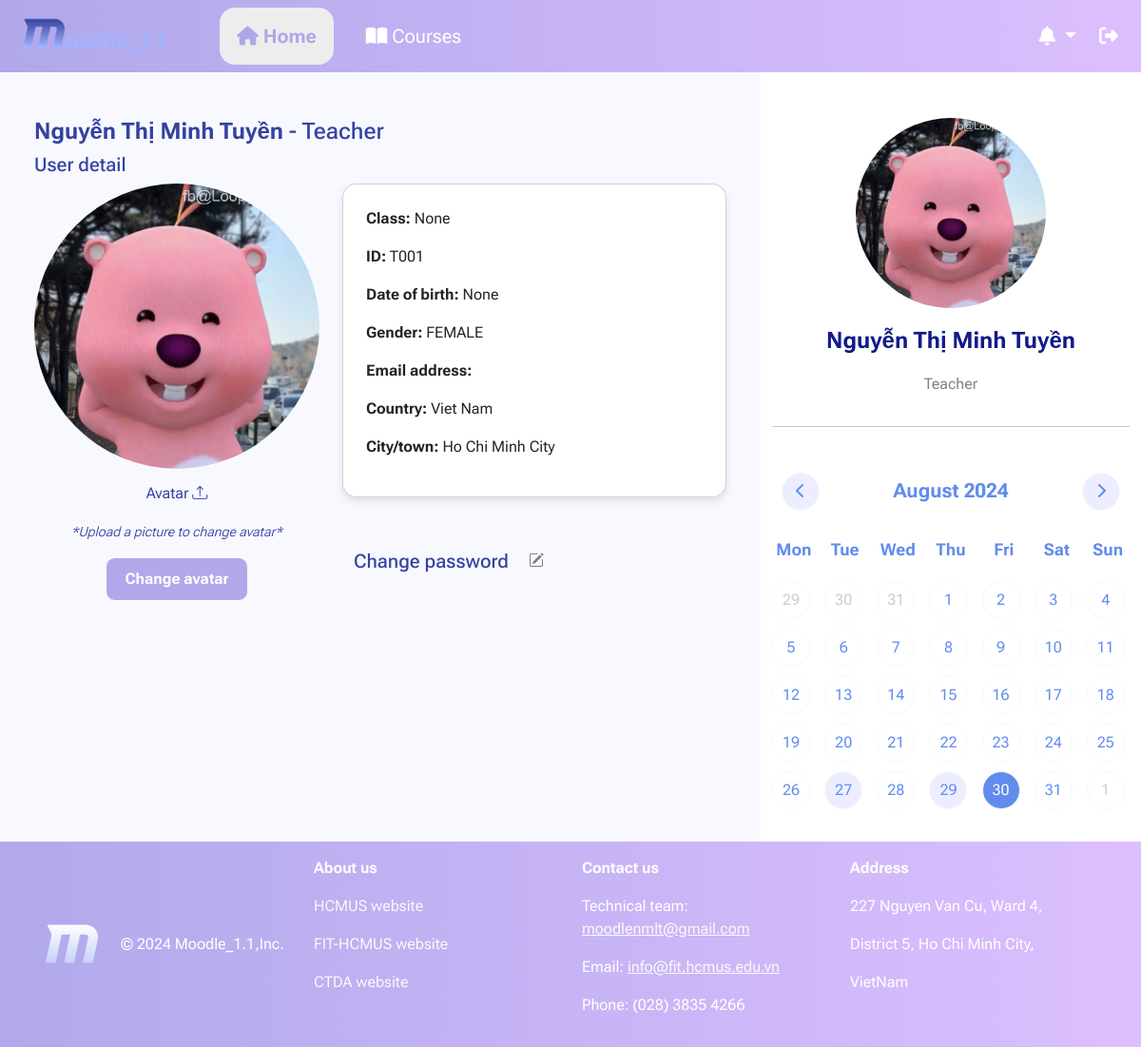
Screenshot of /profile/ (signed in) with the database file from the repository.
### users/models.py (models this page shows)
class User(AbstractUser):
    class Gender(models.TextChoices):
        MALE = "MALE", "Male"
        FEMALE = "FEMALE", "Female"
        NONE = "NONE", "None"
    inClass = models.CharField(max_length=8, null=True, blank=True)
    birthday = models.DateField(blank=True, null=True)
    sex = models.CharField(max_length=6, choices=Gender, default=Gender.NONE)
    country = models.CharField(max_length=100, default="Viet Nam")
    city = models.CharField(max_length=100, default="Ho Chi Minh City")
    avatar = models.ImageField(default='users/avatar.svg', upload_to=upload_path_handle, validators=[file_size])

### users/views.py (the view, shortened to what this page needs)
# urls.py: path('profile/', views.View_Profile, name='profile'),
@login_required(login_url='users:login')
def View_Profile(request):
    user, notifications, events = getIn4(request)
    return render(request, 'users/View_profile.html', {'user': user, 'notifies': notifications, 'events': events})

### users/templates/users/View_profile.html (shortened to what this page needs)
{% extends "NavLayout.html" %}
{% load static %}
{% block  extra_attach%}
<link rel="stylesheet" href="{% static "css/style_profile.css" %}">
{% endblock extra_attach %}
{% block content %}
<br>
<div class="container">
    <h4 style="color: #3343A1"><b>{{ user.first_name }} {{ user.last_name }}</b> -
        {% if user.is_superuser %}
            Admin
        {% elif user.is_staff %}
            Teacher
        {% else %}
            Student
        {% endif %}
    </h4>
    <h5 style="color: #3343A1">User detail</h5>
    <div class="row">
        <div class="col-auto text-center">
            <img src="{{ user.avatar.url }}" alt="Avatar" class="crop avatar">
            <form method="POST" class="was-validated" enctype="multipart/form-data">
                <label for="img-upload" class="custom-img-upload mt-2 mb-2">
                    Avatar <i class="bi bi-upload"></i>
                </label>
                <div class="invalid-feedback fst-italic fw-light" style="color: #3343A1;">
                    *Upload a picture to change avatar*
                </div>
                <div class="mt-3">
                    <button type="submit" class="btn btn-outline-light submit" style="background-color: #B0A8EA; color: #fff;"
                        onmouseover="this.style.backgroundColor='#333';"
                        onmouseout="this.style.backgroundColor='#B0A8EA';">
                        <b>Change avatar</b>
                    </button>
                </div>
            </form>
        </div>
        <div class="col">
            <div class="card p-4 custom-card">
                <p><b>Class:</b> {{ user.inClass }}</p>
                <p><b>ID:</b> {{ user.username }}</p>
                <p><b>Date of birth:</b> {{ user.birthday }}</p>
                <p><b>Gender:</b> {{ user.sex }} </p>
                <p><b>Email address:</b> {{ user.email }}</p>
                <p><b>Country:</b> {{ user.country }}</p>
                <p><b>City/town:</b> {{ user.city }}</p>
            </div>
            <div class="container mt-5">
                <div class="d-inline-flex align-items-center">
                    <h5 class="mb-0" style="color: #3343A1;">Change password</h5>
                    <button class="btn btn-link button ms-2" type="button" data-bs-toggle="collapse" data-bs-target="#collapseExample">
                        <i class="bi bi-pencil-square"></i>
                    </button>
                </div>
            </div>
        </div>
    </div>
</div>
{% endblock content %}

### templates/NavLayout.html (shortened to what this page needs)
{% load static %}
<!DOCTYPE html>
<html lang="en">
<head>
    <link href="https://cdn.jsdelivr.net/npm/bootstrap@5.3.3/dist/css/bootstrap.min.css" rel="stylesheet">
    <link rel="stylesheet" href="https://cdn.jsdelivr.net/npm/bootstrap-icons@1.11.3/font/bootstrap-icons.min.css">
    <link rel="stylesheet" href="{% static 'css/Nav.css' %}">
    {% block extra_attach %}
    {% endblock extra_attach %}
</head>
<body>
    <div class="container-fluid d-flex top-bar" style="background-image:linear-gradient(
        to right, #B0A8EA 0%, #DCBFFF 100%); z-index: 3;">
        <nav class="navbar navbar-expand">
            <div class="container-fluid">
                <a class="navbar-brand" role="button" href="{% url 'home' %}">
                    <img src="{% static "img/home/logo.png" %}" alt="logo" class="img-fluid" style="max-width: 80%;">
                </a>
                <div class="navbar-nav box_nav gap-4">
                    <a href="{% url 'home' %}" class="nav-link fs-5 text-center rounded-4" style = "{% if request.resolver_match.url_name == 'home' %}
                                                                            color:#AEA7E9; font-weight: 700 !important; background-color: rgb(237, 237, 237);
                                                                            {% elif request.resolver_match.url_name == 'profile' %}
                                                                            color:#AEA7E9; font-weight: 700 !important; background-color: rgb(237, 237, 237);
                                                                            {% elif request.resolver_match.url_name == 'all_announcements' %}
                                                                            color:#AEA7E9; font-weight: 700 !important; background-color: rgb(237, 237, 237);
                                                                            {% else %} color:#FFFFFF; {% endif %} width: 120px;">
                        <i class="fa-solid fa-house"></i>
                        Home
                    </a>
                    <a href="{% url 'courses:class_list' %}" class="nav-link fs-5 text-center rounded-4" style = " {% if request.resolver_match.url_name == 'class_list' %}
                                                                color:#AEA7E9; font-weight: 700 !important; background-color: rgb(237, 237, 237);
                                                            {% elif request.resolver_match.url_name == 'class_page' %}
                                                                color:#AEA7E9; font-weight: 700 !important; background-color: rgb(237, 237, 237);
                                                            {% elif request.resolver_match.url_name == 'participants' %}
                                                                color:#AEA7E9; font-weight: 700 !important; background-color: rgb(237, 237, 237);
                                                            {% elif request.resolver_match.url_name == 'view_announcement' %}
                                                                color:#AEA7E9; font-weight: 700 !important; background-color: rgb(237, 237, 237);
                                                            {% elif request.resolver_match.url_name == 'post_announcement' %}
                                                                color:#AEA7E9; font-weight: 700 !important; background-color: rgb(237, 237, 237);
                                                            {% elif request.resolver_match.url_name == 'view_material' %}
                                                                color:#AEA7E9; font-weight: 700 !important; background-color: rgb(237, 237, 237);
                                                            {% elif request.resolver_match.url_name == 'view_grading' %}
                                                                color:#AEA7E9; font-weight: 700 !important; background-color: rgb(237, 237, 237);
                                                            {% elif request.resolver_match.url_name == 'view_assignment' %}
                                                                color:#AEA7E9; font-weight: 700 !important; background-color: rgb(237, 237, 237);
                                                            {% elif request.resolver_match.url_name == 'view_all_grades' %}
                                                                color:#AEA7E9; font-weight: 700 !important; background-color: rgb(237, 237, 237);
                                                            {% elif request.resolver_match.url_name == 'view_comment' %}
                                                                color:#AEA7E9; font-weight: 700 !important; background-color: rgb(237, 237, 237);
                                                            {% else %} color:#FFFFFF; {% endif %} width: 120px;">
                        <i class="fa-solid fa-book-open"></i>
                        Courses
                    </a>
                </div>
            </div>
        </nav>
        <div class="ms-auto d-flex align-items-center" style="color: #FFFFFF;">
            <div class="dropdown">
                <button class="btn btn-outline-secondary fs-5 dropdown-toggle" type="button" data-bs-toggle="dropdown"
                style="--bs-btn-border-color: none; --bs-btn-color: #fff; --bs-btn-hover-bg: #ddd;
                --bs-btn-active-bg: rgb(237, 237, 237); --bs-btn-active-color: #AEA7E9;">
                    <i class="fa-solid fa-bell"></i>
                </button>
            </div>
            <button type="button" class="btn btn-outline-secondary fs-5" data-bs-toggle="modal" data-bs-target="#LogoutModal"
            style="--bs-btn-border-color: none; --bs-btn-hover-bg: #ddd; --bs-btn-active-bg: #ddd; --bs-btn-color: #fff">
                <i class="fa-solid fa-right-from-bracket"></i>
            </button>
        </div>
    </div>
    <div class="container-fluid" style="min-height: 90vh">
        <div class="row">
            <div class="col col-xxl-9 col-xl-8 col-lg-7 col-md-7 col-sm-6 border-1 rounded-5 p-4">
                {% block content %}
                {% endblock content %}
            </div>
            <div class="col col-xxl-3 col-xl-4 col-lg-5 col-md-5 col-sm-6 bg-white">
                <div class=" mt-5">
                    <a href="{% url 'users:profile' %}" class="d-flex flex-column align-items-center link-dark link-underline link-underline-opacity-0">
                        <img src="{{ user.avatar.url }}" alt="avatar" width="200" height="200" style="border-radius: 50%; object-fit: cover;">
                        <p class="mt-3 fs-4 fw-bold" style="color: #111B88">{{ user.first_name }} {{ user.last_name }}</p>
                        <p class="fs-6" style="color: #828282">{% if user.is_superuser %}
                                Admin
                            {% elif user.is_staff %}
                                Teacher
                            {% else %}
                                Student
                            {% endif %}
                        </p>
                    </a>
                </div>
                <hr>
                <div class="d-flex calendar">
                    <div class="calendar header d-flex flex-row">
                        <button id="prev" type="button" class="btn btn-outline-light" style="background-color: #ECEEFF; color: #618CEE;">
                            <i class="fa-solid fa-chevron-left"></i>
                        </button>
                        <div class="calendar month" id="monthYear"></div>
                        <button id="next" type="button" class="btn btn-outline-light" style="background-color: #ECEEFF; color: #618CEE;">
                            <i class="fa-solid fa-chevron-right"></i>
                        </button>
                    </div>
                    <div class="calendar days">
                        <div class="day me-2">Mon</div>
                        <div class="day me-2">Tue</div>
                        <div class="day me-1">Wed</div>
                        <div class="day">Thu</div>
                        <div class="day ms-1">Fri</div>
                        <div class="day ms-2">Sat</div>
                        <div class="day ms-2">Sun</div>
                    </div>
                    <div class="calendar dates" id="dates"></div>
                </div>
            </div>
        </div>
    </div>
    <div class="container-fluid py-3 px-5" style="background-image:linear-gradient(
        to right, #B1A9EB 0%, #DCBFFF 100%); color: #FFFFFF">
        <div class="row" >
            <div class="col-3 d-flex align-items-center">
                <img src="{% static "img/home/letterM1.png" %}" alt="LetterM" class="d-inline-block align-text-center me-4">
                © 2024 Moodle_1.1,Inc.
            </div>
            <div class="col-3 d-flex flex-column">
                <p class="fw-bold">About us</p>
                <p><a href="https://hcmus.edu.vn/" class="link-light link-offset-2 link-underline link-underline-opacity-0">
                    HCMUS website
                </a></p>
                <p><a href="https://www.fit.hcmus.edu.vn/" class="link-light link-offset-2 link-underline link-underline-opacity-0">
                    FIT-HCMUS website
                </a></p>
                <p><a href="https://www.ctda.hcmus.edu.vn/" class="link-light link-offset-2 link-underline link-underline-opacity-0">
                    CTDA website
                </a></p>
            </div>
            <div class="col-3 d-flex flex-column">
                <p class="fw-bold">Contact us</p>
                <p>Technical team: <a href="mailto: moodlenmlt@gmail.com"  class="link-light">  moodlenmlt@gmail.com </a></p>
                <p>Email: <a href="mailto: info@fit.hcmus.edu.vn" class="link-light">  info@fit.hcmus.edu.vn </a></p>
                <p>Phone: (028) 3835 4266</p>
            </div>
            <div class="col-3 d-flex flex-column">
                <p class="fw-bold">Address</p>
                <p>227 Nguyen Van Cu, Ward 4,</p>
                <p>District 5, Ho Chi Minh City,</p>
                <p>VietNam</p>
            </div>
        </div>
    </div>
</body>
</html>

### static/css/Nav.css (style rules this page uses)
body { font-family: "Roboto Flex", sans-serif; background-color: #F8F9FE; }
.top-bar { position: sticky; top: 0; }
.box_nav { text-align: left; }
.box_nav a { display: inline-block; padding: 15px 30px; text-decoration: none; }
.custom-card { border-radius: 15px; box-shadow: 0 4px 8px rgba(0, 0, 0, 0.1); }

### static/css/style_profile.css (style rules this page uses)
.avatar { width: 300px; height: 300px; border-radius: 50%; margin: 0 auto; display: block; object-fit: cover; }
.crop { width:300px; height:300px; object-fit: cover; object-position: 50% 50%; }
.button { color: #828282; }
.submit { display: inline-block; padding: 10px 20px; background-color: #C0CFFA; color: white; border-radius: 10px; }
.custom-img-upload { display: inline-block; padding: 6px 12px; cursor: pointer; color: #3343A1; }

### rows the page displays
User: first_name "Nguyễn Thị Minh", last_name "Tuyền", avatar (picture), inClass "None", username "T001", birthday "None", sex "FEMALE", country "Viet Nam", city "Ho Chi Minh City"
